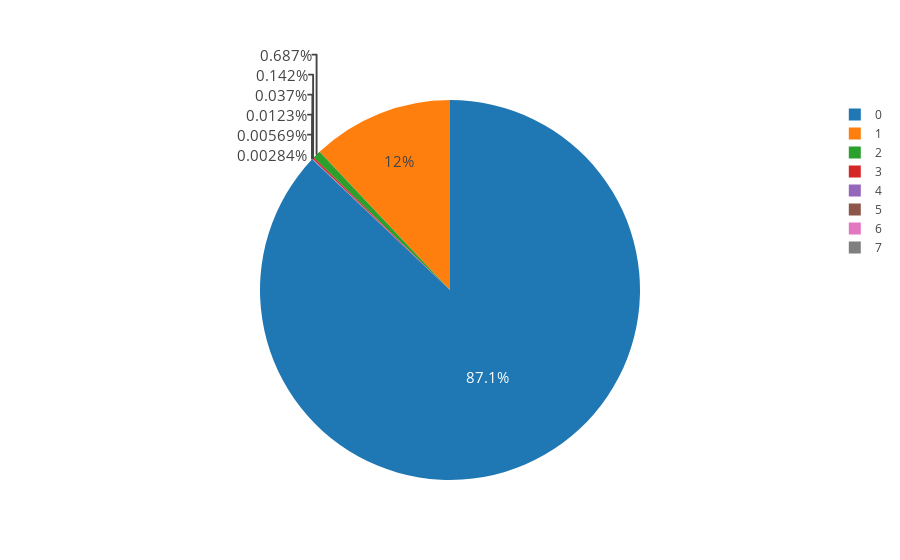

The code cell stored with this chart in its notebook:
### Markdown cell above
Lets see the numbers visually on the percent.

### Code cell
iplot([Pie(values = df_loanstats_2017_q2['pub_rec_bankruptcies'].value_counts().values,
           labels=df_loanstats_2017_q2['pub_rec_bankruptcies'].value_counts().index,
              textfont=dict(size=15))])

### Figure 1 — Plotly figure (JSON) as saved in the notebook; plotly's stock layout.template omitted (floating-point values rounded to 4 significant figures)
{"data": [{"labels": [0, 1, 2, 3, 4, 5, 6, 7], "textfont": {"size": 15}, "type": "pie", "values": [91814, 12702, 724, 150, 39, 13, 6, 3]}], "layout": {}}
